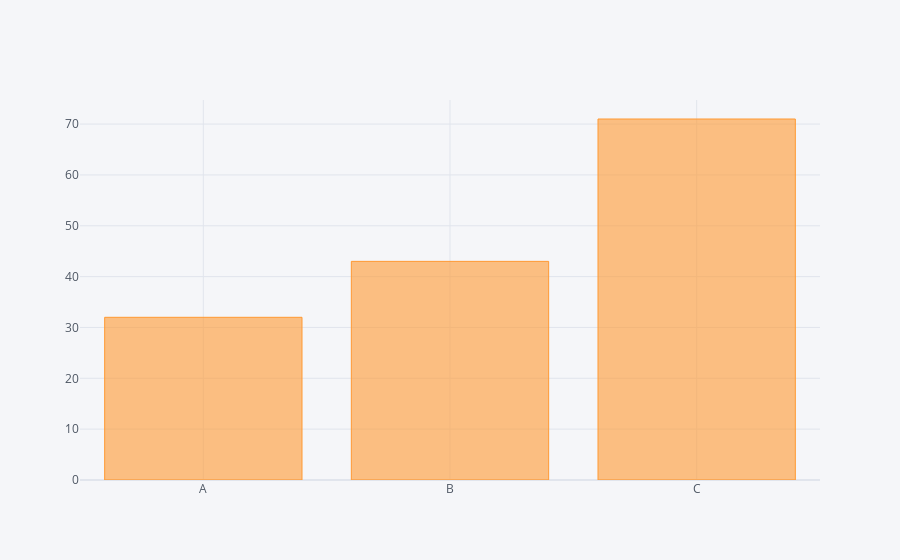

Notebook code cell kept with this figure:
### Code cell
df2.iplot(kind='bar',x='Category',y='Values')

### Figure 1 — Plotly figure (JSON) as saved in the notebook; plotly's stock layout.template omitted (floating-point values rounded to 4 significant figures)
{"data": [{"marker": {"color": "rgba(255, 153, 51, 0.6)", "line": {"color": "rgba(255, 153, 51, 1.0)", "width": 1}}, "name": "Values", "orientation": "v", "text": "", "type": "bar", "x": ["A", "B", "C"], "y": [32, 43, 71]}], "layout": {"legend": {"bgcolor": "#F5F6F9", "font": {"color": "#4D5663"}}, "paper_bgcolor": "#F5F6F9", "plot_bgcolor": "#F5F6F9", "title": {"font": {"color": "#4D5663"}}, "xaxis": {"gridcolor": "#E1E5ED", "showgrid": true, "tickfont": {"color": "#4D5663"}, "title": {"font": {"color": "#4D5663"}, "text": ""}, "zerolinecolor": "#E1E5ED"}, "yaxis": {"gridcolor": "#E1E5ED", "showgrid": true, "tickfont": {"color": "#4D5663"}, "title": {"font": {"color": "#4D5663"}, "text": ""}, "zerolinecolor": "#E1E5ED"}}}
